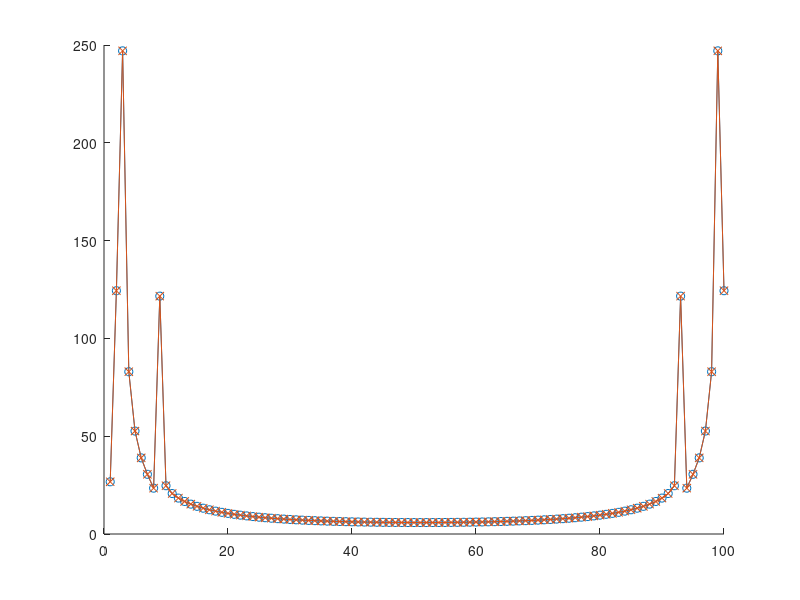

This figure's MATLAB source:
clear all, close all, clc
N=100;
xn=6*cos(0.1*[0:N-1])+2*sin(0.5*[0:N-1]);


for k=1:N
    X(k)=0;
    for n=1:N
       
    X(k)=xn(n)*exp(-j*(2*pi/N)*(k-1)*(n-1))+X(k);
   
    end
end

for n=1:N
    x(n)=0;
    for k=1:N
 x(n)=(1/N)*xn(k)*exp( j*2*pi*(k-1)*(n-1)/N)+x(n);
    end 
end

figure
hold on
plot(abs(fft(xn)),'o-')

plot(abs(X),'x-') 

 